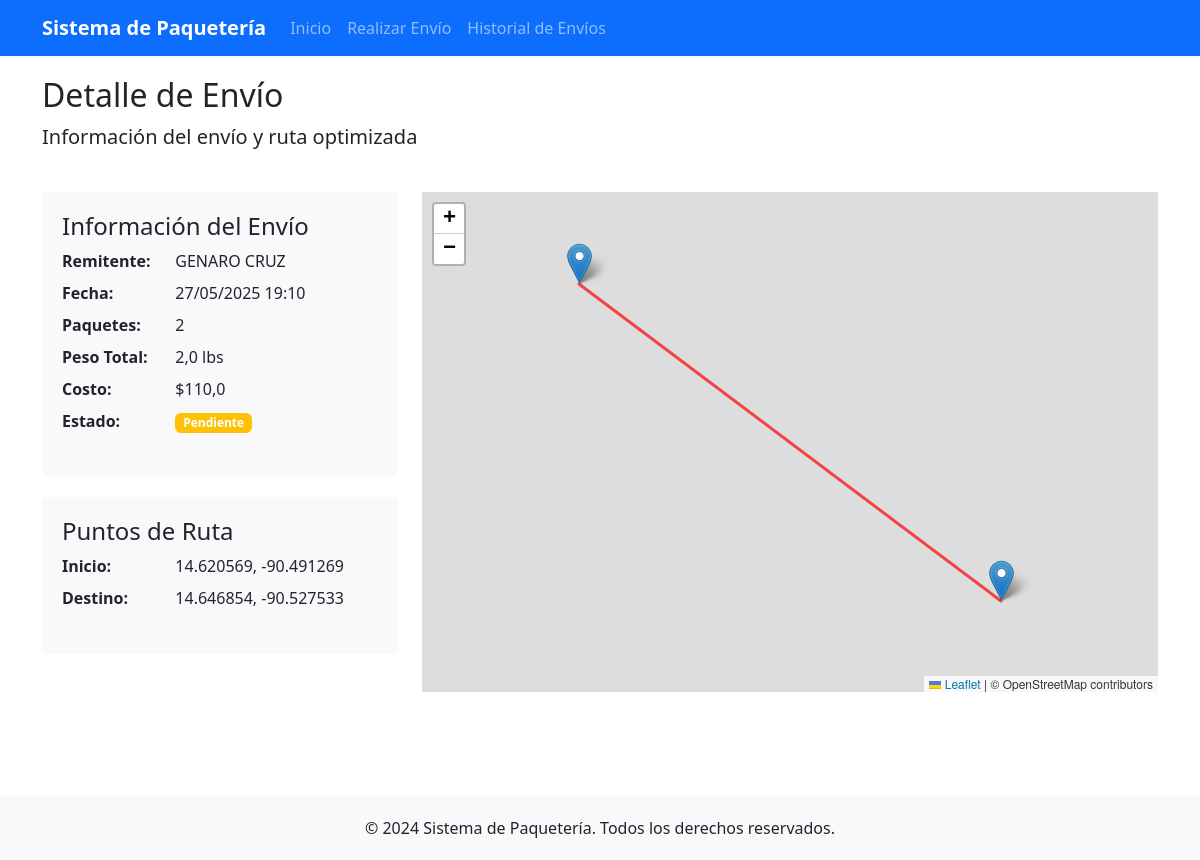
/detalle-ruta/2/, run on the app's committed database.
### paqueteria/models.py (models this page shows, shortened)
class Envio(models.Model):
    ESTADOS = [
        ('pendiente', 'Pendiente'),
        ('en_proceso', 'En Proceso'),
        ('completado', 'Completado'),
        ('cancelado', 'Cancelado')
    ]
    remitente = models.CharField(max_length=100, verbose_name="Remitente")
    num_paquetes = models.IntegerField(verbose_name="Número de Paquetes")
    peso_total = models.FloatField(verbose_name="Peso Total (lbs)")
    costo = models.FloatField(verbose_name="Costo Total")
    fecha_creacion = models.DateTimeField(auto_now_add=True, verbose_name="Fecha de Creación")
    punto_inicio = models.CharField(max_length=200, verbose_name="Punto de Inicio")
    punto_fin = models.CharField(max_length=200, verbose_name="Punto de Destino")
    coordenadas_inicio = models.CharField(max_length=100, verbose_name="Coordenadas de Inicio")
    coordenadas_fin = models.CharField(max_length=100, verbose_name="Coordenadas de Destino")
    ruta_optimizada = models.JSONField(null=True, blank=True, verbose_name="Ruta Optimizada")
    estado = models.CharField(max_length=20, choices=ESTADOS, default='pendiente', verbose_name="Estado")
    class Meta:
        verbose_name = "Envío"
        verbose_name_plural = "Envíos"
        ordering = ['-fecha_creacion']

### paqueteria/views.py (the view)
# urls.py: path('detalle-ruta/<int:pk>/', views.DetalleRutaView.as_view(), name='detalle_ruta'),
class DetalleRutaView(DetailView):
    model = Envio
    template_name = 'paqueteria/detalle_ruta.html'
    context_object_name = 'envio'
    def get_context_data(self, **kwargs):
        context = super().get_context_data(**kwargs)
        context['titulo'] = 'Detalle de Envío'
        return context

### templates/paqueteria/detalle_ruta.html (shortened to what this page needs)
{% extends 'paqueteria/base.html' %}
{% block content %}
<div class="row">
    <div class="col-md-12 mb-4">
        <h2>Detalle de Envío</h2>
        <p class="lead">Información del envío y ruta optimizada</p>
    </div>
</div>
<div class="row">
    <div class="col-md-4">
        <div class="info-card">
            <h4>Información del Envío</h4>
            <dl class="row">
                <dt class="col-sm-4">Remitente:</dt>
                <dd class="col-sm-8">{{ envio.remitente }}</dd>
                <dt class="col-sm-4">Fecha:</dt>
                <dd class="col-sm-8">{{ envio.fecha_creacion|date:"d/m/Y H:i" }}</dd>
                <dt class="col-sm-4">Paquetes:</dt>
                <dd class="col-sm-8">{{ envio.num_paquetes }}</dd>
                <dt class="col-sm-4">Peso Total:</dt>
                <dd class="col-sm-8">{{ envio.peso_total }} lbs</dd>
                <dt class="col-sm-4">Costo:</dt>
                <dd class="col-sm-8">${{ envio.costo }}</dd>
                <dt class="col-sm-4">Estado:</dt>
                <dd class="col-sm-8">
                    <span class="badge {% if envio.estado == 'pendiente' %}bg-warning{% elif envio.estado == 'completado' %}bg-success{% else %}bg-info{% endif %}">
                        {{ envio.get_estado_display }}
                    </span>
                </dd>
            </dl>
        </div>
        <div class="info-card">
            <h4>Puntos de Ruta</h4>
            <dl class="row">
                <dt class="col-sm-4">Inicio:</dt>
                <dd class="col-sm-8">{{ envio.punto_inicio }}</dd>
                <dt class="col-sm-4">Destino:</dt>
                <dd class="col-sm-8">{{ envio.punto_fin }}</dd>
            </dl>
        </div>
    </div>
    <div class="col-md-8">
        <div id="map"
             data-ruta-optimizada="{% if envio.ruta_optimizada %}true{% else %}false{% endif %}"
             data-coordenadas-ruta='{% if envio.ruta_optimizada %}{{ envio.ruta_optimizada.coordenadas|safe }}{% else %}null{% endif %}'>
        </div>
    </div>
</div>
{% endblock %}

### templates/paqueteria/detalle_ruta.html (style rules this page uses)
#map { height: 500px; width: 100%; margin-bottom: 20px; }
.info-card { background-color: #f9f8fa; padding: 20px; border-radius: 5px; margin-bottom: 20px; }

### data on the page
Envio: remitente "GENARO CRUZ", fecha_creacion "27/05/2025 19:10", num_paquetes "2", peso_total "2,0", costo "110,0", estado "Pendiente", punto_inicio "14.620569, -90.491269", punto_fin "14.646854, -90.527533"
